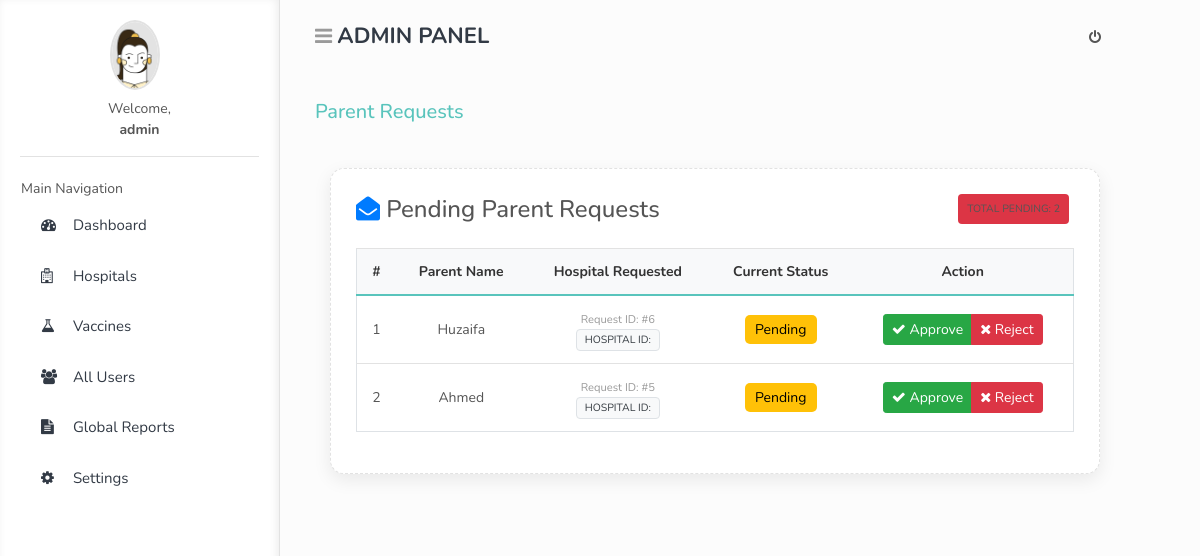
The app's page /mainadmin/requests.php (signed in) with its own data.
### tables this page shows
CREATE TABLE `users` (
  `id` int(11) NOT NULL,
  `username` varchar(50) NOT NULL,
  `email` varchar(100) NOT NULL,
  `password` varchar(255) NOT NULL,
  `role` enum('admin','parent','hospital') NOT NULL,
  `profile_pic` varchar(255) DEFAULT 'user.png'
);

CREATE TABLE `hospital_requests` (
  `id` int(11) NOT NULL,
  `parent_id` int(11) NOT NULL,
  `child_id` int(11) NOT NULL,
  `hospital_id` int(11) DEFAULT NULL,
  `requested_hospital` varchar(255) NOT NULL,
  `status` varchar(30) NOT NULL DEFAULT 'Pending',
  `created_at` timestamp NOT NULL DEFAULT current_timestamp()
);

CREATE TABLE `parents` (
  `parent_id` int(11) NOT NULL,
  `parent_name` varchar(100) NOT NULL,
  `address` varchar(255) DEFAULT NULL,
  `phone` varchar(20) DEFAULT NULL,
  `email` varchar(100) NOT NULL,
  `password` varchar(255) NOT NULL
);

### mainadmin/requests.php (the view, shortened to what this page needs)
<?php
$pageTitle = "Parent Requests";
include '../base/header.php';
include '../includes/db.php';
$query = "SELECT hr.*, p.parent_name
          FROM hospital_requests hr
          JOIN parents p ON hr.parent_id = p.parent_id
          WHERE hr.status='Pending'
          ORDER BY hr.id DESC";
$result = mysqli_query($conn, $query);
?>
<div class="container py-4">
    <div class="card request-card">
        <div class="d-flex justify-content-between align-items-center mb-4">
            <h4 class="m-0"><i class="fa fa-envelope-open text-primary me-2"></i> Pending Parent Requests</h4>
            <span class="badge bg-danger p-2">
                Total Pending: <?php echo mysqli_num_rows($result); ?>
            </span>
        </div>
        <div class="table-responsive">
            <table class="table table-hover border align-middle text-center">
                <thead>
                    <tr>
                        <th>#</th>
                        <th>Parent Name</th>
                        <th>Hospital Requested</th>
                        <th>Current Status</th>
                        <th>Action</th>
                    </tr>
                </thead>
                <tbody>
                <?php
                $i = 1;
                if(mysqli_num_rows($result) > 0):
                    while($r = mysqli_fetch_assoc($result)):
                ?>
                    <tr>
                        <td><?= $i++ ?></td>
                        <td class="fw-bold"><?= htmlspecialchars($r['parent_name']) ?></td>
                        <td>
                            <small class="text-muted">Request ID: #<?= $r['id'] ?></small><br>
                            <span class="badge bg-light text-dark border">Hospital ID: <?= $r['hospital_id'] ?></span>
                        </td>
                        <td><span class="badge-pending">Pending</span></td>
                        <td>
                            <div class="btn-group">
                                <a href="?approve=<?= $r['id'] ?>" class="btn btn-success btn-sm btn-action me-2">
                                    <i class="fa fa-check"></i> Approve
                                </a>
                                <a href="?reject=<?= $r['id'] ?>" class="btn btn-danger btn-sm btn-action"
                                   onclick="return confirm('Are you sure you want to reject this request?')">
                                    <i class="fa fa-times"></i> Reject
                                </a>
                            </div>
                        </td>
                    </tr>
                <?php
                    endwhile;
                endif; ?>
                </tbody>
            </table>
        </div>
    </div>
</div>
<?php include '../base/footer.php'; ?>

### base/header.php (shortened to what this page needs)
<?php
include "../includes/db.php";
$userId   = $_SESSION['user_id'];
$role     = strtolower($_SESSION['role']);
$username = htmlspecialchars($_SESSION['username']);
$picQuery = mysqli_query($conn, "SELECT profile_pic FROM users WHERE id = '$userId'");
$picRow   = mysqli_fetch_assoc($picQuery);
$userPic  = (!empty($picRow['profile_pic'])) ? $picRow['profile_pic'] : 'user.png';
$dash_link = "dashboard.php";
if($role == 'admin') $dash_link = "index.php";
$pageTitle = $pageTitle ?? ucfirst($role) . " Dashboard";
?>
<!doctype html>
<html lang="en">
<head>
    <link rel="stylesheet" href="../assets/vendor/bootstrap/css/bootstrap.min.css">
    <link rel="stylesheet" href="../assets/vendor/font-awesome/css/font-awesome.min.css">
    <link rel="stylesheet" href="../assets/css/main.css">
</head>
<body data-theme="light" class="font-nunito">
<div id="wrapper" class="theme-cyan">
    <nav class="navbar navbar-fixed-top">
        <div class="container-fluid">
            <div class="navbar-brand">
                <button type="button" class="btn-toggle-offcanvas"><i class="fa fa-bars"></i></button>
                <a href="<?= $dash_link ?>"> <?= strtoupper($role) ?> PANEL</a>
            </div>
            <div class="navbar-right">
                <ul class="nav navbar-nav">
                    <li><a href="../logout.php" class="icon-menu"><i class="fa fa-power-off"></i></a></li>
                </ul>
            </div>
        </div>
    </nav>
    <div id="left-sidebar" class="sidebar">
        <div class="sidebar-scroll">
            <div class="user-account text-center">
                <img src="../assets/images/<?= $userPic ?>" class="rounded-circle user-photo" width="70" style="height:70px; object-fit: cover;">
                <p class="mt-2 mb-0">Welcome,</p>
                <strong><?= $username ?></strong>
                <hr>
            </div>
            <nav id="left-sidebar-nav" class="sidebar-nav">
                <ul class="metismenu">
                    <li class="header">Main Navigation</li>
                    <li><a href="<?= $dash_link ?>"><i class="fa fa-dashboard"></i> Dashboard</a></li>
                    <?php if($role == 'admin'): ?>
                        <li><a href="hospitalslist.php"><i class="fa fa-hospital-o"></i> Hospitals</a></li>
                        <li><a href="vaccines.php"><i class="fa fa-flask"></i> Vaccines</a></li>
                        <li><a href="users.php"><i class="fa fa-users"></i> All Users</a></li>
                        <li><a href="reports.php"><i class="fa fa-file-text"></i> Global Reports</a></li>
                        <li><a href="settings.php"><i class="fa fa-cog"></i> Settings</a></li>
                    <?php elseif($role == 'hospital'): ?>
                        <li><a href="appointments.php"><i class="fa fa-calendar"></i> Appointments</a></li>
                        <li><a href="manageRequests.php"><i class="fa fa-envelope"></i> Association Requests</a></li>
                        <li><a href="reportes.php"><i class="fa fa-file-text"></i> Vaccination Logs</a></li>
                    <?php endif; ?>
                </ul>
            </nav>
        </div>
    </div>
    <div id="main-content">
        <div class="container-fluid">
            <div class="block-header" style="padding-top: 20px;">
                <h2><?= $pageTitle ?></h2>
            </div>

### mainadmin/requests.php (style rules this page uses)
.request-card { border-radius: 14px; box-shadow: 0 6px 18px rgba(0,0,0,0.08); padding: 25px; background: #fff; }
.table th { background: #f8f9fa; color: #333; }
.badge-pending { background: #ffc107; color: #000; padding: 5px 10px; border-radius: 5px; }
.btn-action { transition: 0.3s; }

### records on screen
users: profile_pic (placeholder picture)
hospital_requests: parent.parent_name "Huzaifa", id "6"
hospital_requests: parent.parent_name "Ahmed", id "5"

### other values on screen
$role "ADMIN"
$username "admin"
$pageTitle "Parent Requests"
mysqli_num_rows($result) "2"
